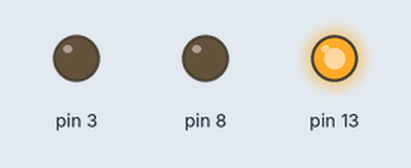
Simulated run of this sketch. Board: Arduino Uno, built with avr-gcc and run on an emulated ATmega328P. On the bench: output pins drawn as LEDs (lit = HIGH).

Above: at 0.1 s.
At 5.6 s:
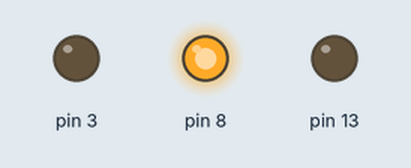
At 11.5 s:
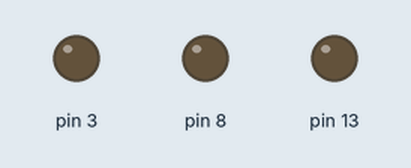
Timing chart, 0 to 13.0 s (numbered marks = the images above):
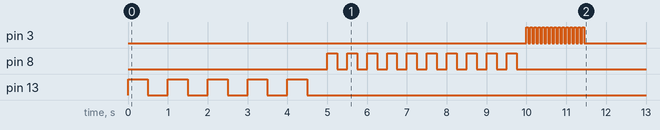

The sketch:

3_LED_Blink.ino
```cpp
void setup() {
  // put your setup code here, to run once:
  pinMode(13,OUTPUT);
  for (int i =0; i < 5; i++){
    digitalWrite(13,HIGH);
    delay(500);
    digitalWrite(13,LOW);
    delay(500);
  }

  pinMode(8,OUTPUT);
  for (int i = 0; i < 10; i++){
    digitalWrite(8,HIGH);
    delay(250);
    digitalWrite(8,LOW);
    delay(250);
  }

  pinMode(3,OUTPUT);
  for (int i = 0; i < 15; i++){
    digitalWrite(3,HIGH);
    delay(50);
    digitalWrite(3,LOW);
    delay(50);
  }
}

void loop() {
  // put your main code here, to run repeatedly:

}
```
